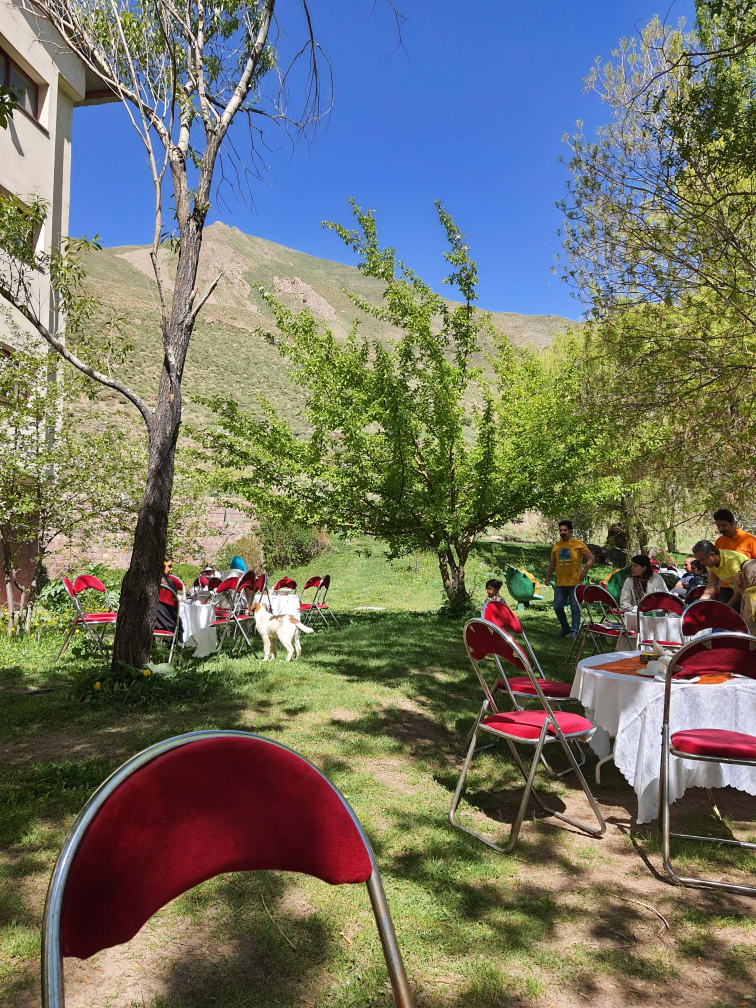
%> input picture image.png, 1512 x 2016 px (shown at 1/2 size)
$ octave code.m   (GNU Octave 9; MATLAB toolbox functions it lacks are replaced by stand-ins)
%> lines starting %> are read from the running program, lines starting %| are printed output that depends on the picture
% Helia Vafaei - 99522347

clear, clc;

% set the position of the figure in the screen
set(gcf, 'Position',  [200, 60, 1000, 700])

% read photo from storage
image = imread('image.png');
%> image is the input picture: size 2016x1512x3 uint8; mean R, G, B 114.3, 116.2, 103.3

% show colormap photo in imshow
subplot(2,3,1), imshow(image), title('Original image');

% convert RGB image or colormap to grayscale
gray_img = rgb2gray(image);
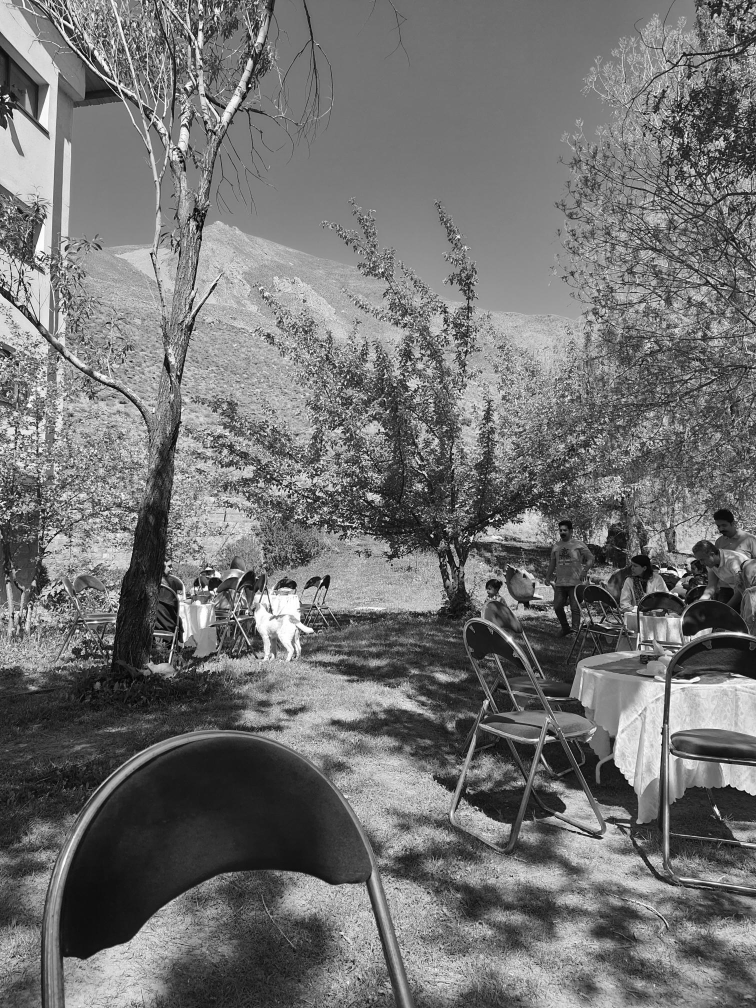
%> gray_img: size 2016x1512 uint8 (shown at 1/2 size); min 0, max 255, mean 114.2

% show grayscale photo with imshow
subplot(2,3,2), imshow(gray_img), title('Grayscale image');

% save gray_img with lossless compression format (PNG) in computer
imwrite(gray_img, 'gray_photo.png');

% calculate the energy of the gray photo by sum of gray levels
energy = sum(gray_img(:));
%> energy = 348004888
fprintf('Energy of photo = %d\n', energy);
%| Energy of photo = 348004888

% add Gaussian noise with mean 0 and variance 0.03
gau_img = imnoise(gray_img, 'gaussian', 0, 0.03);

% save gau_img in computer
imwrite(gau_img, 'gau_img.png');

% show gaussian noisy photo with imshow
subplot(2,3,3), imshow(gau_img), title('Grayscale image with gaussian noise');

% calculate SNR for before adding noise
SNR = snr(double(gray_img(:)), double(gray_img(:)) - double(gray_img(:)));
%> SNR = Inf
fprintf('SNR(before) = %d\n', SNR);
%| SNR(before) = Inf

% calculate SNR for after adding noise
SNR = snr(double(gray_img(:)), double(gray_img(:)) - double(gau_img(:)));
%> SNR = 9.78
fprintf('SNR(after) = %d\n', energy);
%| SNR(after) = 348004888

% convert to frequency domain
ft = fftshift(log(abs(fft2(gau_img))));
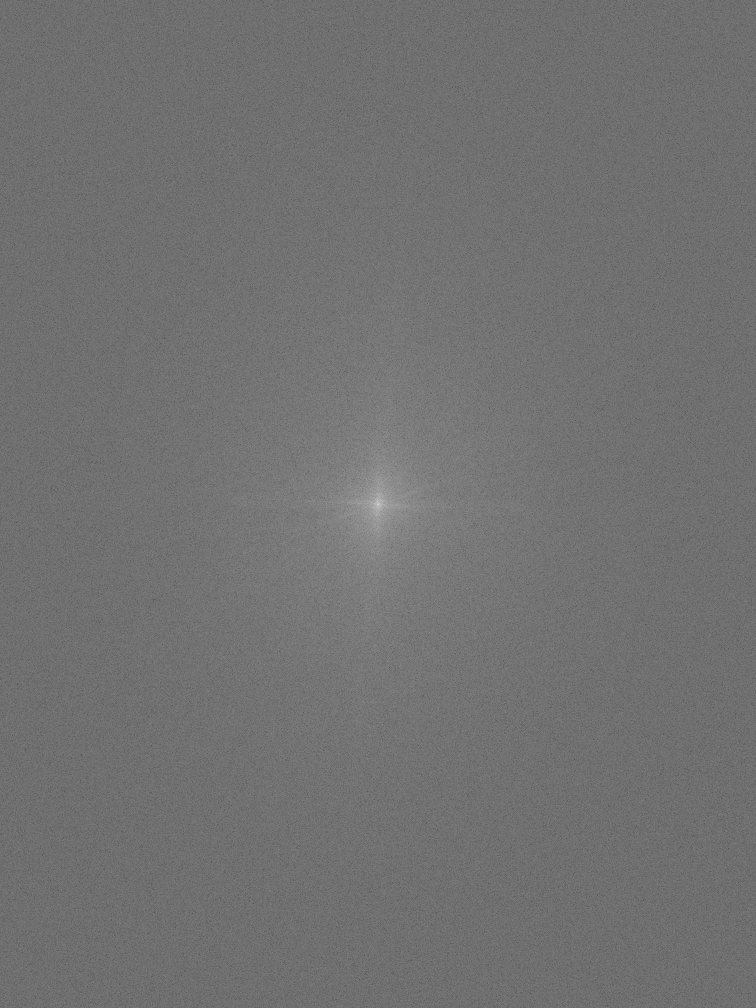
%> ft: size 2016x1512 double (shown at 1/2 size); min 4.15, max 19.67, mean 11.07; drawn with min black and max white
subplot(2,3,4), imshow(ft, []), title('Grayscale image with gaussian noise (in freq)');

% averaging filter to reduce the noise from gua_img
mat=ones(5,5)/25;
img1=imfilter(gau_img, mat);
subplot(2,3,5), imshow(img1), title('Reduce noises with average filter');

% save img1 in computer
imwrite(img1, 'img1.png');

% median filter to reduce the noise from gua_img
img2=medfilt2(gau_img);
subplot(2,3,6), imshow(img2), title('Reduce noises with median filter');

% save img2 in computer
imwrite(img2, 'img2.png');

% calculate PSNR for averaging filter method
[psnr1, snr1] = psnr(gau_img, img1);
%> psnr1 = 14.72; snr1 = 8.49
fprintf('\n The Peak-SNR value for average filter is %0.4f', psnr1);
%|  The Peak-SNR value for average filter is 14.7201

% calculate PSNR for median filter method
[psnr2, snr2] = psnr(gau_img, img2);
%> psnr2 = 15.36; snr2 = 9.3
fprintf('\n The Peak-SNR value for median filter is %0.4f', psnr2);
%|  The Peak-SNR value for median filter is 15.3578
